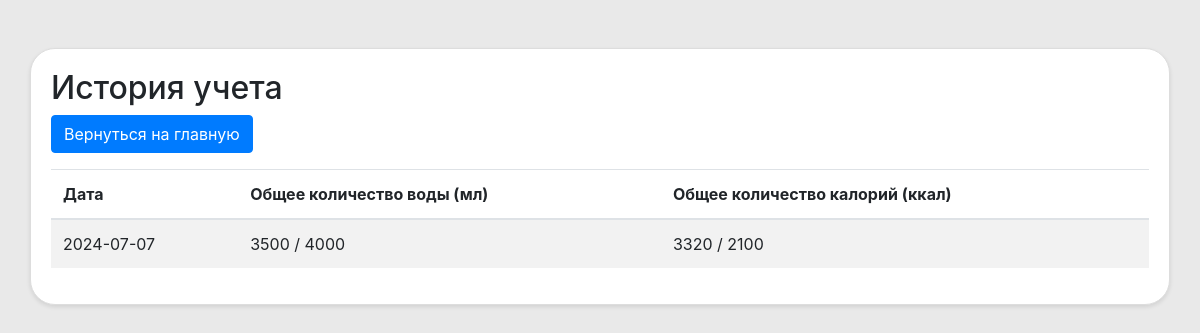
The app's page /history with its own data.
### main.py (models this page shows)
class History(db.Model):
    id = db.Column(db.Integer, primary_key=True)
    date = db.Column(db.Date, default=datetime.now(timezone.utc).date)
    total_water = db.Column(db.Integer, default=0)
    total_calories = db.Column(db.Integer, default=0)

### main.py (the view)
@app.route('/history')
def history():
    history_records = History.query.order_by(History.date.desc()).all()
    return render_template('history.html', history_records=history_records)

### templates/history.html (shortened to what this page needs)
<!DOCTYPE html>
<html lang="en">
<head>
    <link href="https://stackpath.bootstrapcdn.com/bootstrap/4.3.1/css/bootstrap.min.css" rel="stylesheet">
    <link rel="stylesheet" href="{{ url_for('static', filename='styles.css') }}">
</head>
<body>
    <div class="container mt-5">
        <h2>История учета</h2>
        <a href="{{ url_for('index') }}" class="btn btn-primary mb-3">Вернуться на главную</a>
        <table class="table table-striped">
            <thead>
                <tr>
                    <th>Дата</th>
                    <th>Общее количество воды (мл)</th>
                    <th>Общее количество калорий (ккал)</th>
                </tr>
            </thead>
            <tbody>
                {% for record in history_records %}
                <tr>
                    <td>{{ record.date }}</td>
                    <td>{{ record.total_water }} / 4000</td>
                    <td>{{ record.total_calories }} / 2100</td>
                </tr>
                {% endfor %}
            </tbody>
        </table>
    </div>
</body>
</html>

### static/css/styles.css (style rules this page uses)
body { background-color: #e9e9e9; }
.mt-5 { background-color: #ffffff; padding: 20px; border: 1px solid #ddd; border-radius: 25px; box-shadow: 0 2px 4px rgba(0, 0, 0, 0.1); margin-bottom: 20px; }

### records on screen
History: date "2024-07-07", total_water "3500", total_calories "3320"
